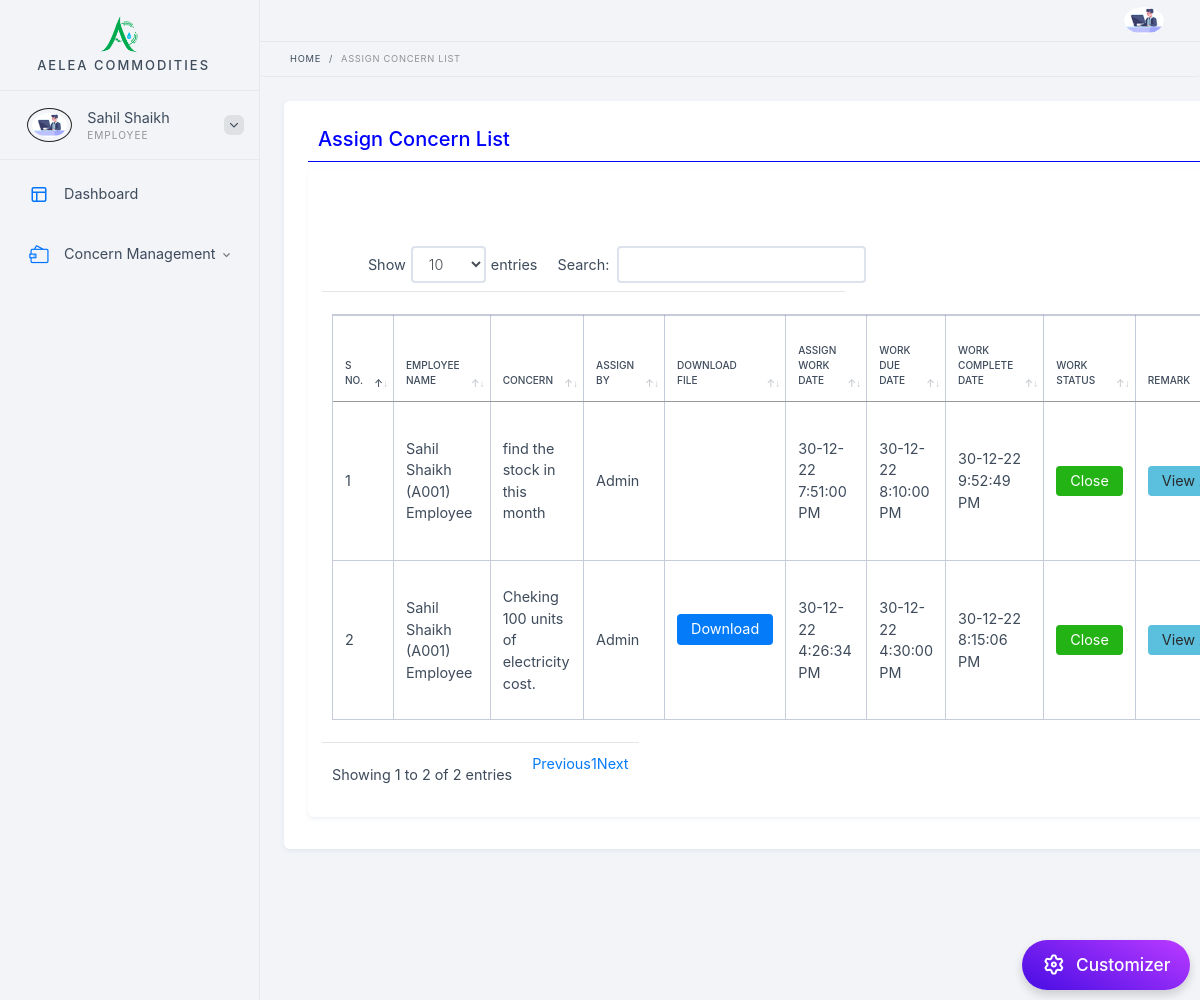
Page /emp_assign_task_list.php (signed in) on the committed database.
### tables this page shows
CREATE TABLE `assign_task` (
  `task_id` int(11) NOT NULL,
  `emp_id` int(11) DEFAULT NULL,
  `task` text DEFAULT NULL,
  `assignby` varchar(255) DEFAULT NULL,
  `task_doc` varchar(255) DEFAULT NULL,
  `work_assign_date` datetime DEFAULT NULL,
  `work_due_date` datetime DEFAULT NULL,
  `work_com_date` datetime DEFAULT NULL,
  `status` varchar(255) DEFAULT NULL,
  `remark` text DEFAULT NULL,
  `Achievements` text DEFAULT NULL,
  `Benefits` text DEFAULT NULL,
  `attachments` varchar(255) DEFAULT NULL
);

CREATE TABLE `emp_login` (
  `id` int(11) NOT NULL,
  `emp_code` varchar(255) NOT NULL,
  `emp_name` varchar(255) NOT NULL,
  `user_id` varchar(255) NOT NULL,
  `pswd` varchar(255) NOT NULL,
  `status` int(11) NOT NULL,
  `created` datetime NOT NULL,
  `user_role` varchar(255) NOT NULL,
  `emp_pro` varchar(255) NOT NULL,
  `email_id` varchar(255) NOT NULL,
  `emp_mob` varchar(255) NOT NULL
);

### includes/App_Code.php (called while the page is built, shortened)
<?php
class App_Code {
       function getName($ID) {
       $con = mysqli_connect("localhost", "root", "", "task_management") or die(mysqli_connect_error());
        $UserRGID = $ID;
        $client = "select * from emp_login where id='$UserRGID'";
        $getNameQuery = mysqli_query($con, $client) or die(mysqli_error());
        while ($row = mysqli_fetch_assoc($getNameQuery)) {
            $emp_name = $row['emp_name'];
            $emp_code = $row['emp_code'];
            $emp_role = ucfirst( $row['user_role']);
            return $emp_name. ' (' . $emp_code .')'.' '. $emp_role;
        }
    }
}
?>

### emp_assign_task_list.php (the view, shortened to what this page needs)
<?php
include './includes/admin_header.php';
include './includes/data_base_save_update.php';
include './includes/App_Code.php';
$app_code_obj=new App_Code();
?>
<ul class="breadcrumb">
    <li class="breadcrumb-item"><a href="Dashboard.php">Home</a></li>
    <li class="breadcrumb-item"><span>Assign Concern List</span></li>
</ul>
<div class="content-i">
    <div class="content-box">
        <div class="element-wrapper">
            <div class="element-box">
                            <div class="row">
                                 <div class="col-md-12">
                                    <h5 style="color: blue;border-bottom: 1px solid blue;padding: 10px;">Assign Concern List</h5>
                                </div>
                            </div>
                                <div class="element-box">
                                <div>
                                <a id="download" href='#' class="btn btn-danger float-right"><i class="fa fa-download"></i> Download PDF</a>
</div>
<br><br>
   <table id="example" style="width: 100%;" class="display table table-bordered table-responsive" style="width:100%">
        <thead>
                    <tr>
                        <th>S No.</th>
                        <th>Employee Name</th>
                        <th>Concern</th>
                         <th>Assign By</th>
                          <th>Download File</th>
                           <th>Assign Work Date</th>
                           <th>Work Due Date</th>
                            <th>Work Complete Date</th>
                             <th>Work Status</th>
                             <th>Remark</th>
                        </tr>
        </thead>
        <tbody>
                                     <?php
                                                            $emp_id=  $_SESSION['user'];
                 $qry = mysqli_query($connection, "SELECT * FROM assign_task where emp_id='$emp_id' order by work_assign_date desc") or die("select query fail" . mysqli_error());
$count = 0;
while ($row = mysqli_fetch_assoc($qry)) {
    $count = $count + 1;
    $task_id = $row['task_id'];
            $emp_id1 = $row['emp_id'];
            $task = $row['task'];
            $assignby = $row['assignby'];
            $task_doc = $row['task_doc'];
            $work_assign_date = strtotime($row['work_assign_date']);
            $work_assign_date = date( 'd-m-y g:i:s A', $work_assign_date );
            $work_due_date = strtotime($row['work_due_date']);
            $work_due_date = date( 'd-m-y g:i:s A', $work_due_date );
            $work_com_date = strtotime($row['work_com_date']);
            if ($work_com_date){
                $work_com_date = date( 'd-m-y g:i:s A', $work_com_date);
            }
           $status  = $row['status'];
               $remark  = $row['remark'];
    ?>
                    <tr>
  <td><?php echo $count;?></td>
  <td> <?php echo $app_code_obj->getName($emp_id1);?></td>
  <td><?php echo $task;?></td>
  <td><?php echo $assignby;?></td>
   <td>
      <?php if($task_doc !='')
      {?>
        <?php $docs = explode(",",$task_doc);?>
      <?php foreach($docs as $value)
        {?>
        <?php  $value =  ltrim($value);?>
      <a href="task_doc/<?php echo $value;?>" class="btn btn-primary">Download</a>
      <br>
      <br>
      <?php }?>
       <?php }?>
  </td>
  <td><?php echo $work_assign_date;?></td>
    <td><?php echo $work_due_date;?></td>
  <td><?php echo $work_com_date;?></td>
  <td><a href="#" class="btn btn-success"> <?php echo" $status";?></a></td>
  <td>
    <?php if ($status=='Close')
    {?>
     <a style="width: 100%;" class="btn btn-info" href="achievement&benefits.php?task_id=<?php echo $task_id;?>">View A & B</a>
     <?php } else { echo" $remark";}?>
   </td>
                    </tr>
<?php }?>
        </tbody> </table>
   </div>
                            </div>
            </div>
        </div>
    </div>
</div>
<?php include './includes/Plugin.php'; ?>
        <?php include './includes/admin_footer.php'; ?>

### rows in the picture
assign_task: emp.user_role "Sahil Shaikh (A001) Employee", task "find the stock in this month", assignby "Admin", work_assign_date "30-12-22 7:51:00 PM", work_due_date "30-12-22 8:10:00 PM", work_com_date "30-12-22 9:52:49 PM", status "Close"
assign_task: emp.user_role "Sahil Shaikh (A001) Employee", task "Cheking 100 units of electricity cost.", assignby "Admin", work_assign_date "30-12-22 4:26:34 PM", work_due_date "30-12-22 4:30:00 PM", work_com_date "30-12-22 8:15:06 PM", status "Close"

### other values in the picture
$_SESSION['emp_name'] "Sahil Shaikh"
$_SESSION['User_type'] "EMPLOYEE"
